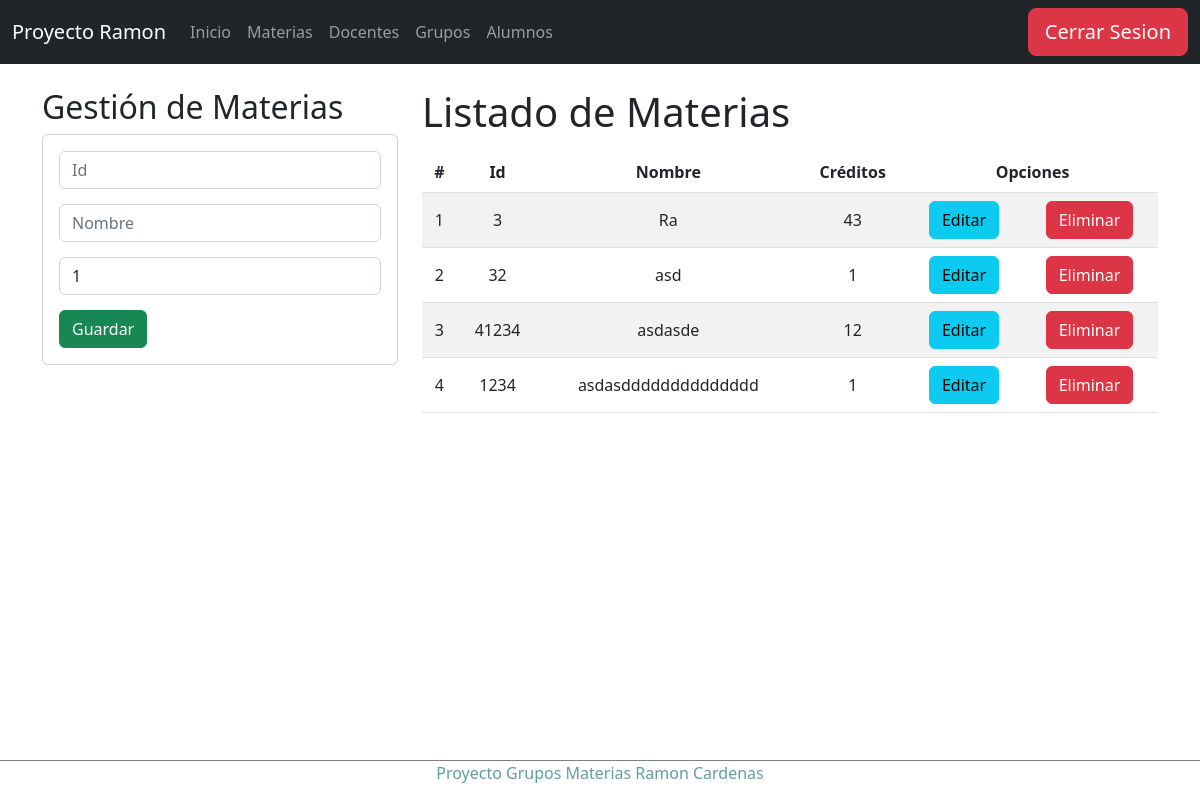
/materias (signed in), run on an earlier commit of the app's database.
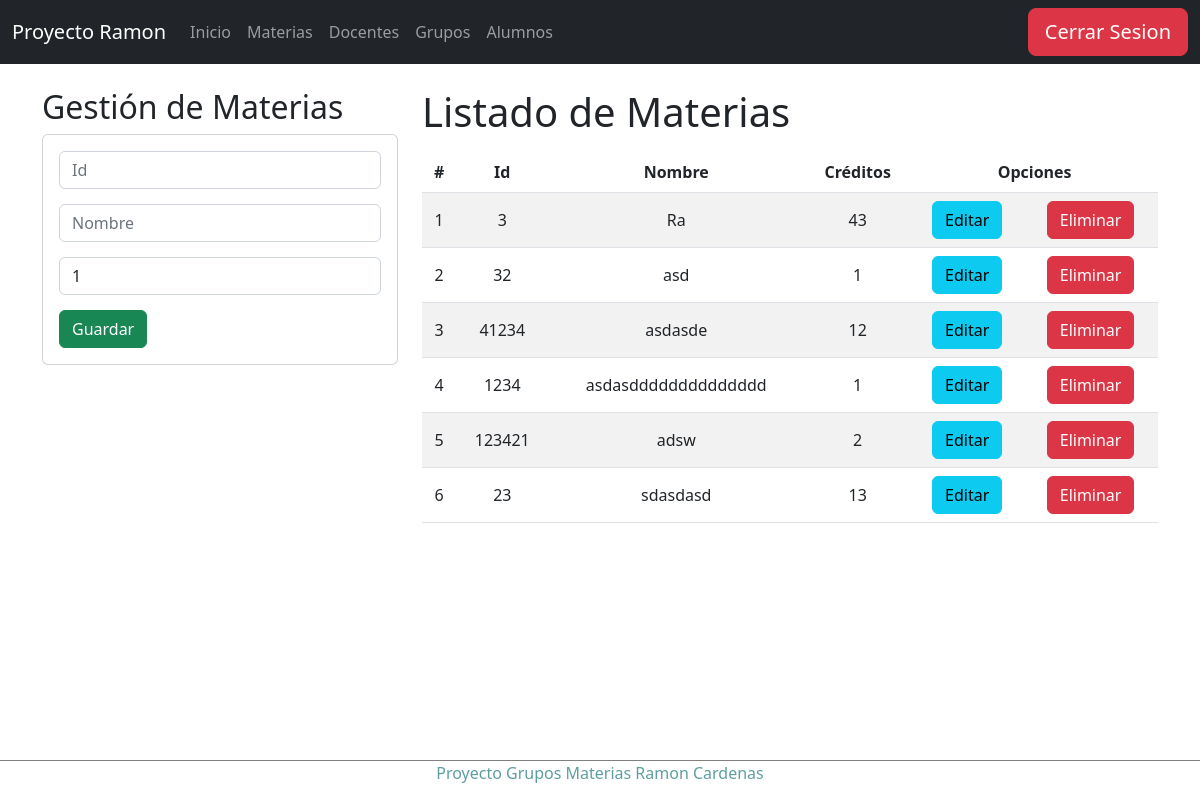
And on a later commit of the database.
### Apps/Horario/models.py (models this page shows, shortened)
class Materia(models.Model):
    idMateria=models.CharField(primary_key=True,max_length=6)
    nombreMateria=models.CharField(max_length=50)
    creditosMateria=models.PositiveSmallIntegerField()

### Apps/Horario/views.py (the view)
# urls.py: path('materias',views.materias),
@login_required
def materias(request):
    materias = Materia.objects.all()
    return render(request, "materias/gestionMaterias.html", {"materias":materias})

### Apps/Horario/templates/materias/gestionMaterias.html (shortened to what this page needs)
{% extends "../base.html" %}
{% block body %}
<div class="row">
    <div class="col-sm-12 col-md-6 col-lg-4 col-xl-4">
        <h2>Gestión de Materias</h2>
        <div class="card">
            <div class="card-body">
                <form action="/registrarMateria/" method="POST">{% csrf_token %}
                    <div class="form-group">
                        <input type="text" id="idMateria" name="idMateria" class="form-control" placeholder="Id"
                            minlength="1" maxlength="6" required>
                    </div>
                    <div class="form-group">
                        <input type="text" id="nombreMateria" name="nombreMateria" class="form-control" placeholder="Nombre"
                            maxlength="50" required>
                    </div>
                    <div class="form-group">
                        <input type="text" id="creditosMateria" name="creditosMateria" class="form-control" min="1" max="2"
                            value="1" required>
                    </div>
                    <div class="form-group">
                        <button type="submit" class="btn btn-success btn-block text-white">Guardar</button>
                    </div>
                </form>
            </div>
        </div>
    </div>
    <div class="col-sm-12 col-md-6 col-lg-8 col-xl-8">
        <h1>Listado de Materias</h1>
        <div class="table-responsive py-2">
            <table class="table table-striped">
                <thead>
                    <tr>
                        <th>#</th>
                        <th>Id</th>
                        <th>Nombre</th>
                        <th>Créditos</th>
                        <th colspan="2">Opciones</th>
                    </tr>
                </thead>
                <tbody>
                    {% for m in materias %}
                    <tr>
                        <td>{{forloop.counter}}</td>
                        <td>{{m.idMateria}}</td>
                        <td>{{m.nombreMateria}}</td>
                        <td>{{m.creditosMateria}}</td>
                        <td><a href="edicionMateria/{{m.idMateria}}" class="btn btn-info">Editar</a></td>
                        <td><a href="eliminarMateria/{{m.idMateria}}" class="btn btn-danger btnEliminacion">Eliminar</a></td>
                    </tr>
                    {% endfor %}
                </tbody>
            </table>
        </div>
    </div>
</div>
{% endblock %}

What changed in the data, as far as the page shows it:
added Materia: idMateria "123421", nombreMateria "adsw", creditosMateria "2"
added Materia: idMateria "23", nombreMateria "sdasdasd", creditosMateria "13"
